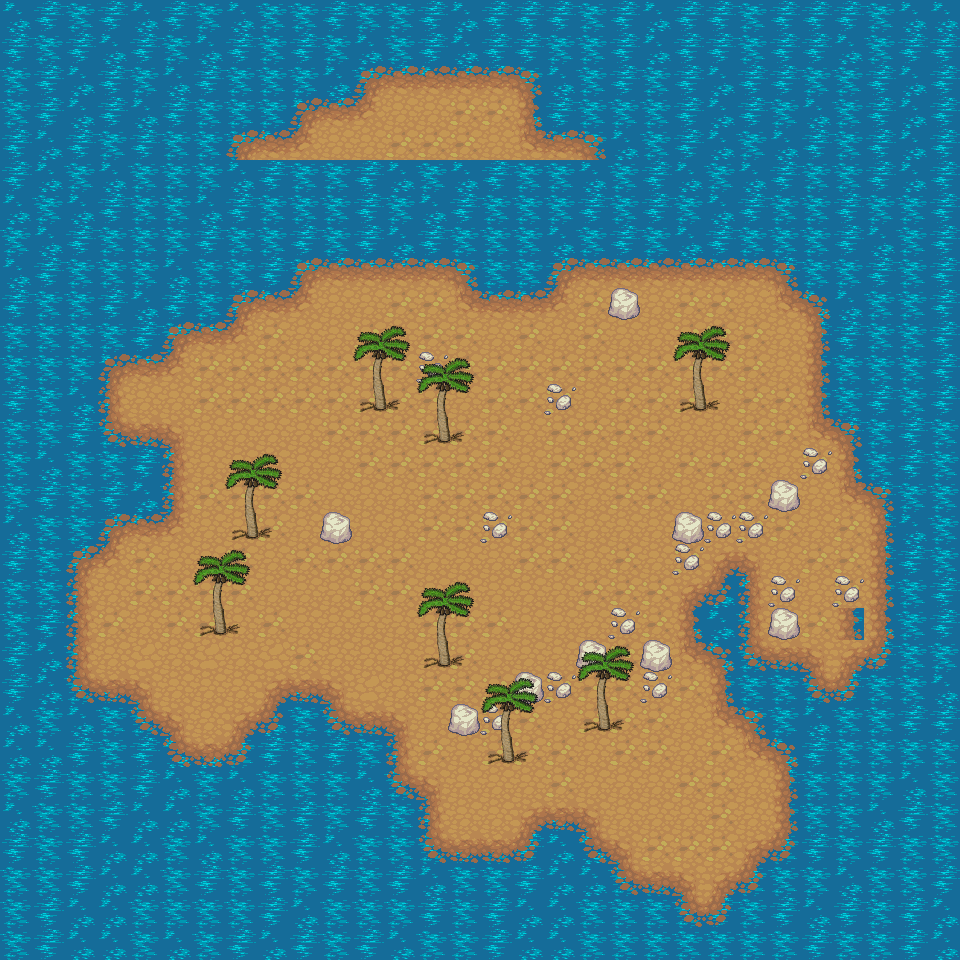

Rendered tile map (Tiled .tmx) drawn with the repository's tilesets; below, a short description and the map source with its tile grids summarised:
An orthogonal 30x30 tile map with 32x32 px tiles, 4 tile layers (Ocean, Dirt, Rocks and trees, Foreground), 1 hidden layer not drawn, 4 tilesets.

<map version="1.0" orientation="orthogonal" renderorder="right-down" width="30" height="30" tilewidth="32" tileheight="32" nextobjectid="1">
 <tileset firstgid="1" name="forest_tiles" tilewidth="32" tileheight="32" tilecount="256" columns="16">
  <image source="../../images/forest_tiles.png" width="512" height="512" />
 </tileset>
 <tileset firstgid="257" name="dirt" tilewidth="32" tileheight="32" tilecount="30" columns="5">
  <image source="../../images/dirt.png" width="160" height="192" />
 </tileset>
 <tileset firstgid="287" name="palmtree" tilewidth="32" tileheight="32" tilecount="6" columns="2">
  <image source="../../images/palmtree.png" width="64" height="96" />
 </tileset>
 <tileset firstgid="293" name="meta_tiles" tilewidth="32" tileheight="32" tilecount="2" columns="2">
  <image source="../../images/meta_tiles.png" width="67" height="34" />
 </tileset>
 <layer name="Ocean" width="30" height="30">
  <data>[900 cells, 900 non-empty, 3 distinct tile ids]</data>
 </layer>
 <layer name="Dirt" width="30" height="30">
  <data>[900 cells, 426 non-empty, 16 distinct tile ids]</data>
 </layer>
 <layer name="Rocks and trees" width="30" height="30">
  <data>[900 cells, 38 non-empty, 4 distinct tile ids]</data>
 </layer>
 <layer name="Foreground" width="30" height="30">
  <properties>
   <property name="Foreground" type="bool" value="true" />
  </properties>
  <data>[900 cells, 32 non-empty, 4 distinct tile ids]</data>
 </layer>
 <layer name="Collision" width="30" height="30" visible="0">
  <data>[900 cells, 36 non-empty, 1 distinct tile ids]</data>
 </layer>
</map>
